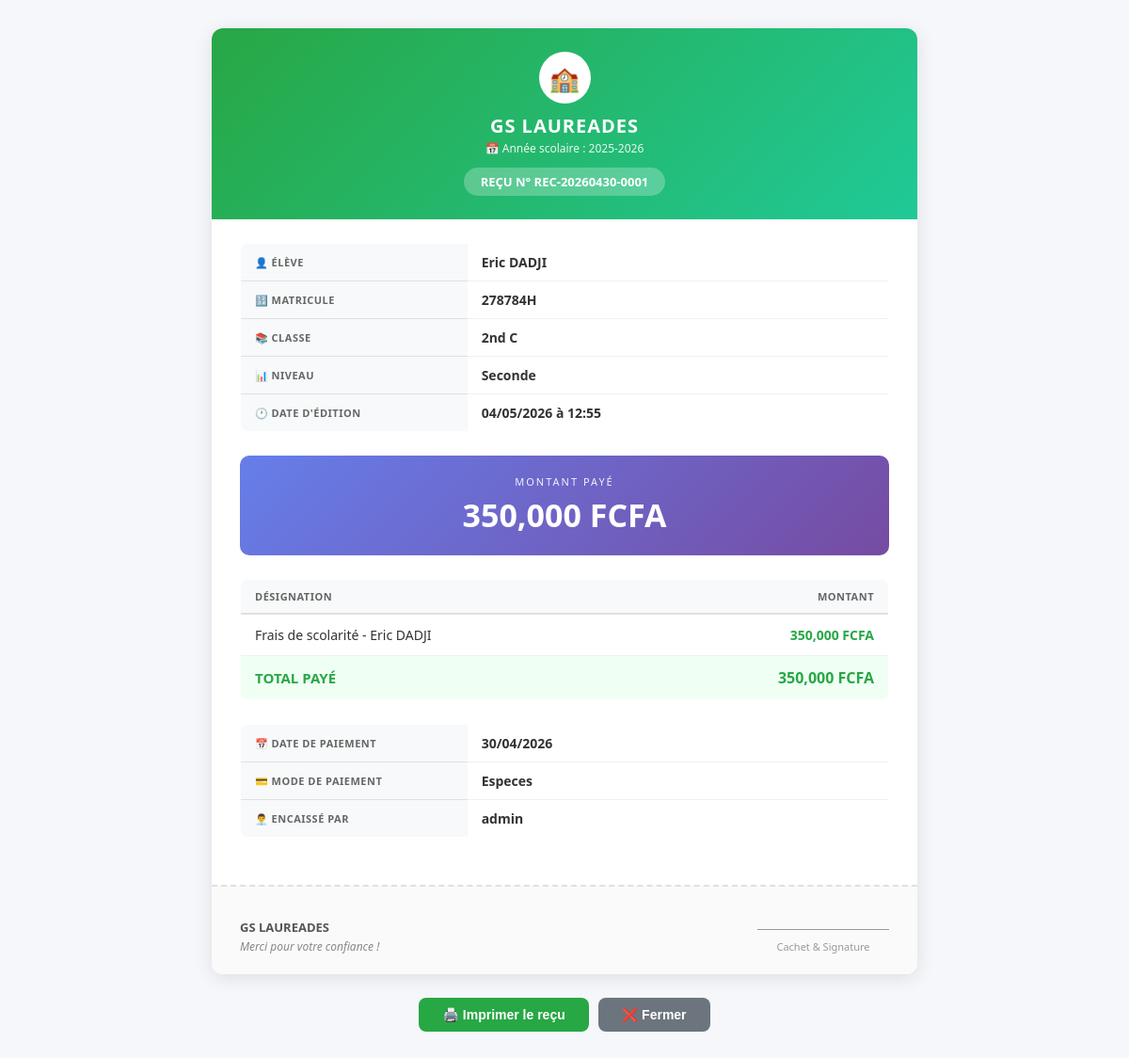
Page /paiement/1/recu (signed in) on the earlier database version.
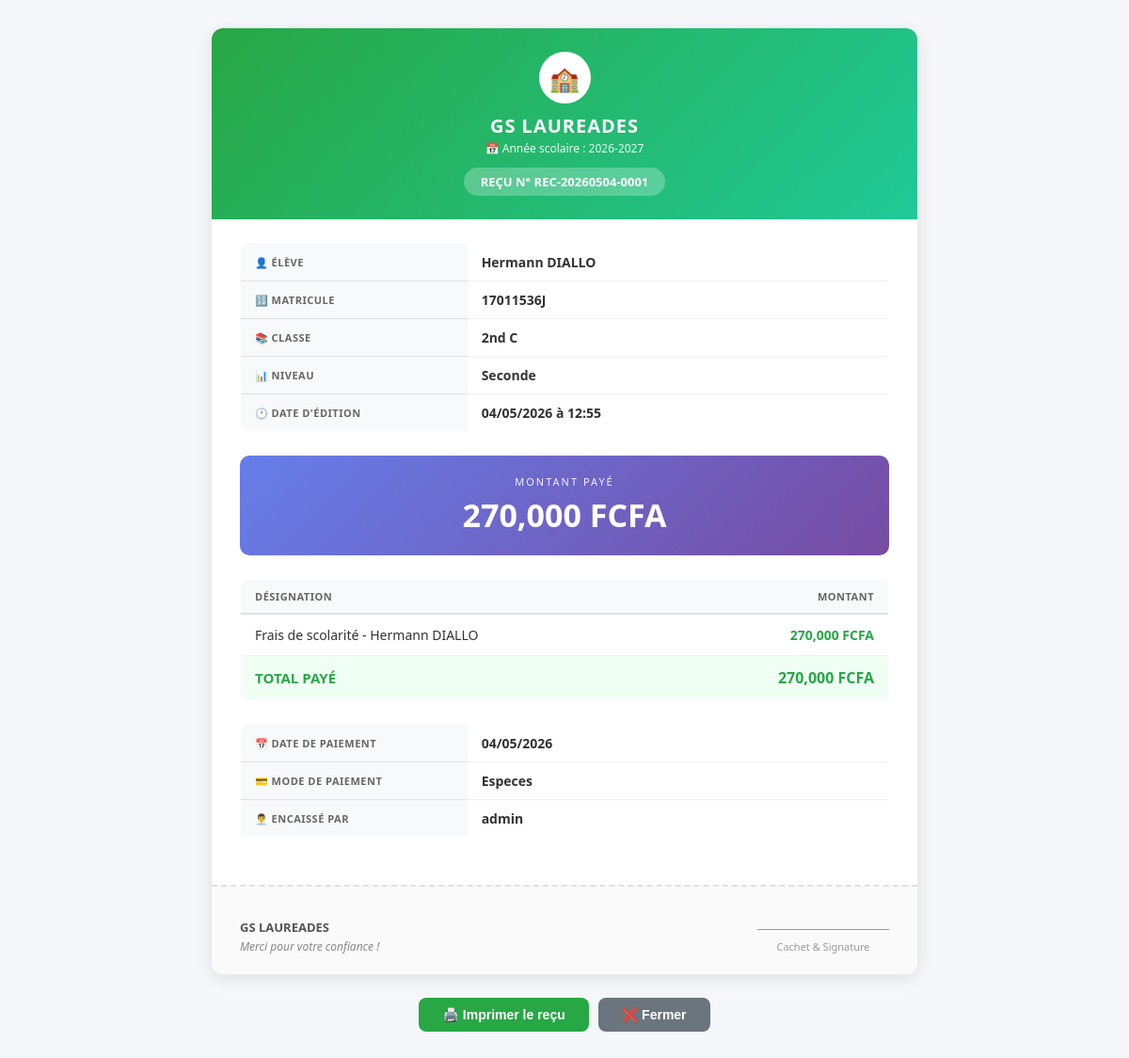
Same page on the later database version.
### models.py (models this page shows, shortened)
class Parametre(db.Model):
    __tablename__ = 'parametres'
    id = db.Column(db.Integer, primary_key=True)
    cle = db.Column(db.String(100), unique=True, nullable=False)
    valeur = db.Column(db.String(500))
    description = db.Column(db.String(200))
    date_modification = db.Column(db.DateTime, default=datetime.utcnow, onupdate=datetime.utcnow)

class Paiement(db.Model):
    __tablename__ = 'paiements'
    id = db.Column(db.Integer, primary_key=True)
    eleve_id = db.Column(db.Integer, db.ForeignKey('eleves.id'), nullable=False)
    montant = db.Column(db.Float, nullable=False)
    type_paiement = db.Column(db.String(50), nullable=False)  # especes, cheque, virement, mobile_money, avoir
    reference = db.Column(db.String(100))  # N° chèque, référence transaction
    description = db.Column(db.String(200))
    recu = db.Column(db.String(50), unique=True)  # N° de reçu ou AV-... pour les avoirs
    date_paiement = db.Column(db.DateTime, default=datetime.utcnow)
    encaisse_par = db.Column(db.String(100))  # Nom de l'utilisateur qui a encaissé
    statut = db.Column(db.String(20), default='actif')  # actif, annule, avoir
    annule_le = db.Column(db.DateTime, nullable=True)
    annule_par = db.Column(db.String(100), nullable=True)  # Nom de l'utilisateur qui a annulé
    motif_annulation = db.Column(db.Text, nullable=True)
    annee_scolaire = db.Column(db.String(20), default='2025-2026')

class Eleve(db.Model):
    __tablename__ = 'eleves'
    id = db.Column(db.Integer, primary_key=True)
    nom = db.Column(db.String(100), nullable=False)
    prenom = db.Column(db.String(100), nullable=False)
    classe = db.Column(db.String(50), nullable=False)
    sous_groupe_id = db.Column(db.Integer, db.ForeignKey('sous_groupes.id'), nullable=True)
    genre = db.Column(db.String(1))
    matricule = db.Column(db.String(50), unique=True, nullable=False)
    date_naissance = db.Column(db.Date, nullable=True)
    lieu_naissance = db.Column(db.String(100))
    adresse = db.Column(db.String(200))
    nom_parent = db.Column(db.String(200))
    telephone_parent = db.Column(db.String(20))
    est_affecte_etat = db.Column(db.Boolean, default=False)
    reference_affectation = db.Column(db.String(100))
    organisme_affectation = db.Column(db.String(100), default='État')
    transport_option_id = db.Column(db.Integer, db.ForeignKey('options_transport.id'), nullable=True)
    cantine_option_id = db.Column(db.Integer, db.ForeignKey('options_cantine.id'), nullable=True)
    renforcement_inscrit = db.Column(db.Boolean, default=False)
    frais_scolarite = db.Column(db.Float, default=0)  # Total des frais (scolarité + options)
    montant_paye = db.Column(db.Float, default=0)
    date_inscription = db.Column(db.DateTime, default=datetime.utcnow)
    date_modification = db.Column(db.DateTime, default=datetime.utcnow, onupdate=datetime.utcnow)
    actif = db.Column(db.Boolean, default=True)
    commentaire = db.Column(db.Text)
    annee_scolaire = db.Column(db.String(20), default='2025-2026')  # Année scolaire de l'élève
    reinscrit = db.Column(db.Boolean, default=False)  # Statut de réinscription
    date_reinscription = db.Column(db.DateTime, nullable=True)  # Date de réinscription
    reinscrit_par = db.Column(db.String(100), nullable=True)  # Qui a réinscrit
    paiements = db.relationship('Paiement', backref='eleve', lazy=True, cascade='all, delete-orphan')

class SousGroupe(db.Model):
    __tablename__ = 'sous_groupes'
    id = db.Column(db.Integer, primary_key=True)
    nom = db.Column(db.String(100), nullable=False)
    code = db.Column(db.String(50), unique=True)
    groupe_id = db.Column(db.Integer, db.ForeignKey('groupes_scolaires.id'), nullable=False)
    ordre = db.Column(db.Integer, default=0)
    description = db.Column(db.String(200))
    actif = db.Column(db.Boolean, default=True)
    date_creation = db.Column(db.DateTime, default=datetime.utcnow)
    eleves = db.relationship('Eleve', backref='sous_groupe', lazy=True)
    tarifs_affectation = db.relationship('TarifFraisAffecte', backref='sous_groupe', lazy=True, cascade='all, delete-orphan')
    tarifs_frais = db.relationship('TarifFrais', backref='sous_groupe', lazy=True, cascade='all, delete-orphan')

### routes.py (the view)
@app.route('/paiement/<int:paiement_id>/recu')
@login_required
def imprimer_recu_unique(paiement_id):
    paiement = Paiement.query.get_or_404(paiement_id)
    eleve = paiement.eleve
    from models import Parametre
    params = Parametre.query.all()
    parametres_ecole = {p.cle: p.valeur for p in params}
    print("nom_ecole =", parametres_ecole.get('nom_ecole'))
    print("annee_scolaire =", parametres_ecole.get('annee_scolaire'))
    print("devise =", parametres_ecole.get('devise'))
    return render_template('recus/recu_unique.html',
                         paiement=paiement,
                         eleve=eleve,
                         parametres_ecole=parametres_ecole,  # ← NE PAS OUBLIER
                         date_edition=datetime.now())

### app.py (called while the page is built)
@app.after_request
def close_db_connection(response):
    try:
        db.session.close()
    except:
        pass
    return response

### routes.py (called while the page is built)
@login_manager.user_loader
def load_user(user_id):
    return User.query.get(int(user_id))

@app.context_processor
def injecter_parametres_ecole():
    try:
        from models import Parametre
        params = Parametre.query.all()
        parametres = {p.cle: p.valeur for p in params}
    except:
        parametres = {}
    defaults = {
        'nom_ecole': 'GS LAUREADES',
        'adresse_ecole': 'Adresse de l\'école',
        'telephone_ecole': '',
        'email_notification': '',
        'devise': 'FCFA',
        'annee_scolaire': '2024-2025'
    }
    for key, value in defaults.items():
        if key not in parametres or not parametres[key]:
            parametres[key] = value
    return dict(parametres_ecole=parametres)

### templates/recus/recu_unique.html (shortened to what this page needs)
<!DOCTYPE html>
<html>
<head>
</head>
<body>
    <div class="recu">
        <div class="recu-header">
            <div class="logo">🏫</div>
            <h1>{{ parametres_ecole.get('nom_ecole', 'GS LAUREADES') }}</h1>
            <div class="subtitle">
                📅 Année scolaire : {{ parametres_ecole.get('annee_scolaire_active') }}
            </div>
            <div class="recu-badge">
                REÇU N° {{ paiement.recu or '---' }}
            </div>
        </div>
        <div class="recu-body">
            <table class="table-infos">
                <tr>
                    <th>👤 Élève</th>
                    <td>{{ eleve.prenom }} {{ eleve.nom }}</td>
                </tr>
                <tr>
                    <th>🔢 Matricule</th>
                    <td>{{ eleve.matricule }}</td>
                </tr>
                <tr>
                    <th>📚 Classe</th>
                    <td>{{ eleve.classe or '-' }}</td>
                </tr>
                {% if eleve.sous_groupe %}
                <tr>
                    <th>📊 Niveau</th>
                    <td>{{ eleve.sous_groupe.nom }}</td>
                </tr>
                {% endif %}
                <tr>
                    <th>🕐 Date d'édition</th>
                    <td>{{ date_edition.strftime('%d/%m/%Y à %H:%M') }}</td>
                </tr>
            </table>
            <div class="montant-section">
                <div class="label">Montant payé</div>
                <div class="valeur">{{ "{:,.0f}".format(paiement.montant) }} {{ parametres_ecole.get('devise', 'FCFA') }}</div>
            </div>
            <table class="table-paiement">
                <thead>
                    <tr>
                        <th>Désignation</th>
                        <th>Montant</th>
                    </tr>
                </thead>
                <tbody>
                    <tr>
                        <td>Frais de scolarité - {{ eleve.prenom }} {{ eleve.nom }}</td>
                        <td>{{ "{:,.0f}".format(paiement.montant) }} {{ parametres_ecole.get('devise', 'FCFA') }}</td>
                    </tr>
                </tbody>
                <tfoot>
                    <tr>
                        <td>TOTAL PAYÉ</td>
                        <td>{{ "{:,.0f}".format(paiement.montant) }} {{ parametres_ecole.get('devise', 'FCFA') }}</td>
                    </tr>
                </tfoot>
            </table>
            <table class="table-infos" style="margin-top: 25px;">
                <tr>
                    <th>📅 Date de paiement</th>
                    <td>{{ paiement.date_paiement.strftime('%d/%m/%Y') }}</td>
                </tr>
                <tr>
                    <th>💳 Mode de paiement</th>
                    <td>{{ paiement.type_paiement|capitalize }}</td>
                </tr>
                <tr>
                    <th>👨‍💼 Encaissé par</th>
                    <td>{{ paiement.encaisse_par or current_user.username }}</td>
                </tr>
            </table>
        </div>
        <div class="recu-footer">
            <div class="ecole-info">
                <strong>{{ parametres_ecole.get('nom_ecole', 'GS LAUREADES') }}</strong><br>
                <em>Merci pour votre confiance !</em>
            </div>
            <div class="signature-box">
                <div class="line"></div>
                <span>Cachet & Signature</span>
            </div>
        </div>
    </div>
    <div class="no-print">
        <button onclick="window.print()" class="btn btn-print">
            🖨️ Imprimer le reçu
        </button>
        <button onclick="window.close()" class="btn btn-close-recu">
            ❌ Fermer
        </button>
    </div>
</body>
</html>

### templates/recus/recu_unique.html (style rules this page uses)
* { margin: 0; padding: 0; box-sizing: border-box; }
body { font-family: 'Segoe UI', Arial, sans-serif; background: #f5f7fa; padding: 30px 15px; }
.recu { max-width: 750px; margin: 0 auto; background: white; border-radius: 12px; box-shadow: 0 4px 20px rgba(0,0,0,0.1); overflow: hidden; }
.recu-header { background: linear-gradient(135deg, #28a745 0%, #20c997 100%); color: white; padding: 25px 30px; text-align: center; }
.recu-header .logo { width: 55px; height: 55px; background: white; border-radius: 50%; display: inline-flex; align-items: center; justify-content: center; font-size: 26px; margin-bottom: 10px; }
.recu-header h1 { font-size: 20px; font-weight: 700; text-transform: uppercase; letter-spacing: 1px; }
.recu-header .subtitle { font-size: 12px; opacity: 0.9; margin: 2px 0; }
.recu-header .recu-badge { display: inline-block; background: rgba(255,255,255,0.25); padding: 6px 18px; border-radius: 20px; margin-top: 10px; font-size: 13px; font-weight: 600; }
.recu-body { padding: 25px 30px; }
.table-infos { width: 100%; border-collapse: collapse; margin-bottom: 25px; border: 1px solid #e0e0e0; border-radius: 8px; overflow: hidden; }
.table-infos th { background: #f8f9fa; padding: 10px 15px; text-align: left; font-size: 11px; text-transform: uppercase; color: #666; letter-spacing: 0.5px; border-bottom: 1px solid #e0e0e0; width: 35%; }
.table-infos td { padding: 10px 15px; font-size: 14px; font-weight: 600; color: #333; border-bottom: 1px solid #f0f0f0; }
.table-infos tr:last-child th, .table-infos tr:last-child td { border-bottom: none; }
.montant-section { background: linear-gradient(135deg, #667eea 0%, #764ba2 100%); color: white; padding: 20px; border-radius: 10px; text-align: center; margin-bottom: 25px; }
.montant-section .label { font-size: 11px; text-transform: uppercase; letter-spacing: 2px; opacity: 0.9; }
.montant-section .valeur { font-size: 34px; font-weight: 700; margin-top: 5px; }
.table-paiement { width: 100%; border-collapse: collapse; border: 1px solid #e0e0e0; border-radius: 8px; overflow: hidden; }
.table-paiement thead th { background: #f8f9fa; padding: 10px 15px; font-size: 11px; text-transform: uppercase; color: #666; letter-spacing: 0.5px; border-bottom: 2px solid #e0e0e0; }
.table-paiement thead th:first-child { text-align: left; }
.table-paiement thead th:last-child { text-align: right; }
.table-paiement tbody td { padding: 12px 15px; font-size: 14px; border-bottom: 1px solid #f0f0f0; }
.table-paiement tbody td:first-child { font-weight: 500; color: #333; }
.table-paiement tbody td:last-child { text-align: right; font-weight: 700; color: #28a745; }
.table-paiement tfoot td { padding: 12px 15px; font-weight: 700; background: #f0fff4; }
.table-paiement tfoot td:first-child { color: #28a745; font-size: 15px; }
.table-paiement tfoot td:last-child { text-align: right; color: #28a745; font-size: 16px; }
.recu-footer { border-top: 2px dashed #e0e0e0; padding: 20px 30px; display: flex; justify-content: space-between; align-items: flex-end; background: #fafafa; }
.recu-footer .ecole-info { font-size: 12px; color: #888; line-height: 1.6; }
.recu-footer .ecole-info strong { color: #555; font-size: 13px; }
.signature-box { text-align: center; }
.signature-box .line { width: 140px; border-top: 1px solid #999; margin: 25px auto 5px; }
.signature-box span { font-size: 11px; color: #999; }
.no-print { text-align: center; margin-top: 25px; display: flex; gap: 10px; justify-content: center; }
.btn { padding: 10px 25px; border: none; border-radius: 8px; font-size: 14px; cursor: pointer; font-weight: 600; transition: all 0.2s; text-decoration: none; display: inline-block; }
.btn-print { background: #28a745; color: white; }
.btn-close-recu { background: #6c757d; color: white; }

Differences in the rows shown:
changed Parametre: get "2025-2026" → "2026-2027"
changed Paiement "Especes": recu "REC-20260430-0001" → "REC-20260504-0001"; montant "350,000" → "270,000"; date_paiement "30/04/2026" → "04/05/2026"
changed Eleve "2nd C": prenom "Eric" → "Hermann"; nom "DADJI" → "DIALLO"; matricule "278784H" → "17011536J"
